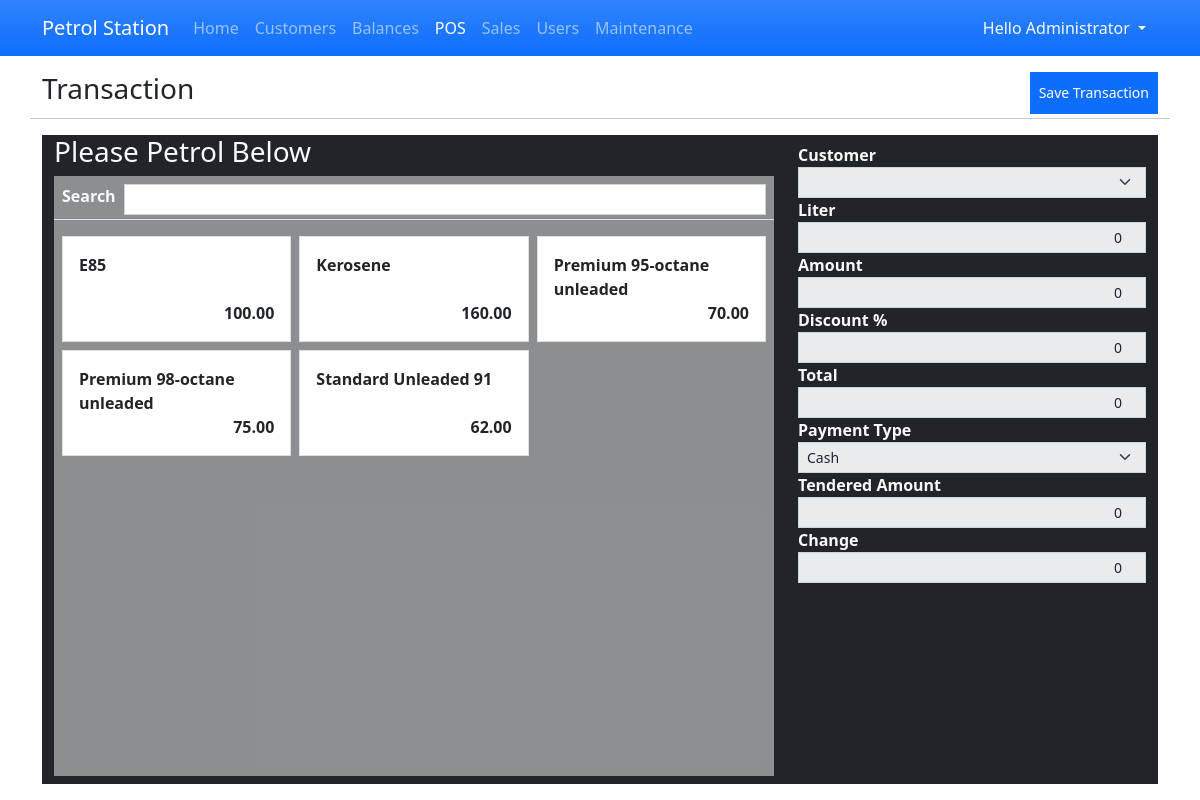
Screenshot of /?page=sales (signed in) with the database file from the repository.
### tables this page shows
CREATE TABLE `petrol_type_list` (
            `petrol_type_id` INTEGER NOT NULL PRIMARY KEY AUTOINCREMENT,
            `name` TEXT NOT NULL,
            `price` REAL NOT NULL,
            `status` INTEGER NOT NULL DEFAULT 1
        );

### sales.php (the view, shortened to what this page needs)
<div class="w-100 h-100 d-flex flex-column">
    <div class="row">
        <div class="col-8">
            <h3>Transaction</h3>
        </div>
        <div class="col-4 d-flex justify-content-end">
            <button class="btn btn-sm btn-primary rounded-0 " id="transaction-save-btn" type="button">Save Transaction</button>
        </div>
        <hr>
    </div>
    <div class="col-12 flex-grow-1">
    <form action="" class="h-100" id="transaction-form">
        <div class="w-100 h-100 mx-0 row row-cols-2 bg-dark">
            <div class="col-8 h-100 pb-2 d-flex flex-column">
                <div>
                    <h3 class="text-light">Please Petrol Below</h3>
                </div>
                <div class="flex-grow-1 d-flex flex-column bg-light bg-opacity-50">
                    <div class="form-group py-2 d-flex border-bottom col-auto pb-1">
                        <label for="search" class="col-auto px-2 fw-bolder text-light">Search</label>
                        <div class="flex-grow-1 col-auto pe-2">
                            <input type="search" autocomplete="off" class="form-control form-control-sm rounded-0" id="search">
                        </div>
                    </div>
                    <div class="col-auto flex-grow-1 overflow-auto">
                            <div class="row row-cols-sm-1 row-cols-md-2 row-cols-xl-3 gx-2 gy-2 my-2 mx-1">
                                <?php
                                $petrol = $conn->query("SELECT * FROM `petrol_type_list` where `status` = 1 order by `name` asc");
                                while($row=$petrol->fetchArray()):
                                ?>
                                <div class="col">
                                    <a class="card h-100 rounded-0 petrol-item text-dark text-decoration-none" href="javascript:void(0)" data-id="<?php echo $row['petrol_type_id'] ?>" data-price="<?php echo $row['price'] ?>">
                                        <div class="card-body rounded-0 d-flex flex-column position-relative">
                                            <div class="fw-bold petrol-item-name col-auto flex-grow-1">
                                                <?php echo $row['name'] ?>
                                            </div>
                                            <div class="text-end fw-bold petrol-item-price col-auto ">
                                                <?php echo number_format($row['price'],2) ?>
                                            </div>
                                        </div>
                                    </a>
                                </div>
                                <?php endwhile; ?>
                            </div>
                    </div>
                </div>
            </div>
            <div class="col-4 h-100 py-2">
                <div class="h-100 d-flex">
                    <div class="w-100">
                        <div class="form-group">
                            <label for="customer_id" class="control-label fw-bold text-light">Customer</label>
                            <select name="customer_id" id="customer_id" class="form-select form-select-sm rounded-0" required>
                                <option value="" disabled selected></option>
                                <?php
                                $customer = $conn->query("SELECT * FROM `customer_list` where `status` = 1 order by `fullname`");
                                while($row = $customer->fetchArray()):
                                ?>
                                <option value="<?php echo $row['customer_id'] ?>" ><?php echo "{$row['customer_code']} - {$row['fullname']}" ?></option>
                                <?php endwhile; ?>
                            </select>
                        </div>
                        <div class="form-group">
                            <label for="liter" class="control-label fw-bold text-light">Liter</label>
                            <input type="number" value="0" step="any" name="liter" id="liter" class="form-control form-control-sm rounded-0 text-end" required>
                        </div>
                        <div class="form-group">
                            <label for="amount" class="control-label fw-bold text-light">Amount</label>
                            <input type="number" value="0" step="any" name="amount" id="amount" class="form-control form-control-sm rounded-0 text-end" required>
                        </div>
                        <div class="form-group">
                            <label for="discount" class="control-label fw-bold text-light">Discount %</label>
                            <input type="number" min="0" max="100" step="any" name="discount" id="discount" class="form-control form-control-sm rounded-0 text-end" value="0" required>
                        </div>
                        <div class="form-group">
                            <label for="total" class="control-label fw-bold text-light">Total</label>
                            <input type="number" value="0"  step="any" name="total" id="total" class="form-control form-control-sm rounded-0 text-end" readonly>
                        </div>
                        <div class="form-group">
                            <label for="type" class="control-label fw-bold text-light">Payment Type</label>
                            <select name="type" id="type" class="form-select form-select-sm rounded-0" required>
                                <option value="1" selected>Cash</option>
                            </select>
                        </div>
                        <div class="form-group">
                            <label for="tendered_amount" class="control-label fw-bold text-light">Tendered Amount</label>
                            <input type="number" step="any" name="tendered_amount" id="tendered_amount" class="form-control form-control-sm rounded-0 text-end" value="0">
                        </div>
                        <div class="form-group">
                            <label for="change" class="control-label fw-bold text-light">Change</label>
                            <input type="number" step="any" name="change" id="change" class="form-control form-control-sm rounded-0 text-end"  value="0" readonly>
                        </div>
                    </div>
                </div>
            </div>
        </div>
    </form>
    </div>
</div>

### index.php (style rules this page uses)
:root { --bs-success-rgb:71, 222, 152 !important; }
html,body { height:100%; width:100%; }

### sales.php (style rules this page uses)
.petrol-item { transition: transform 10s easein; }

### rows the page displays
petrol_type_list: name "E85", price "100.00"
petrol_type_list: name "Kerosene", price "160.00"
petrol_type_list: name "Premium 95-octane unleaded", price "70.00"
petrol_type_list: name "Premium 98-octane unleaded", price "75.00"
petrol_type_list: name "Standard Unleaded 91", price "62.00"

### other values shown
$_SESSION['fullname'] "Administrator"
